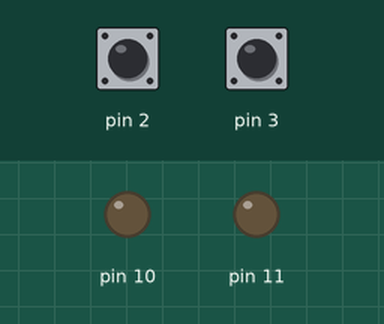
Simulated run of this sketch. Board: Arduino Uno, built with avr-gcc and run on an emulated ATmega328P. Shown: output pins drawn as LEDs (lit = HIGH). The test bench sets the inputs (shaded band); at power-on: pin 2 HIGH, pin 3 HIGH.

Above: at 1.2 s.
1.3 s: pin 2 pulled LOW for 0.15 s
At 1.37 s:
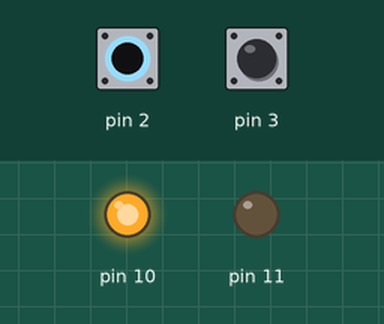
2.9 s: pin 3 pulled LOW for 0.15 s
At 2.97 s:
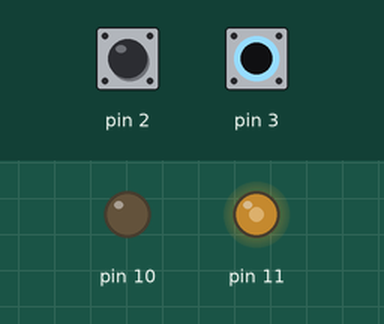
4.5 s: pin 3 pulled LOW for 3.2 s
At 8.7 s:
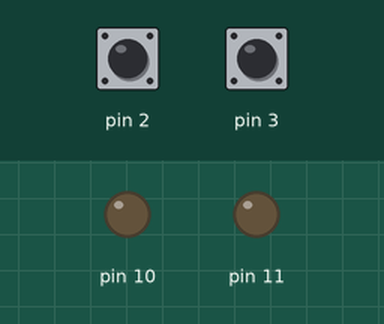
9.2 s: pin 2 pulled LOW for 1 s
At 9.8 s:
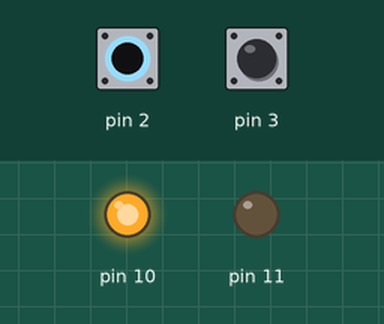
11.7 s: pin 2 pulled LOW for 3.2 s
At 15.4 s:
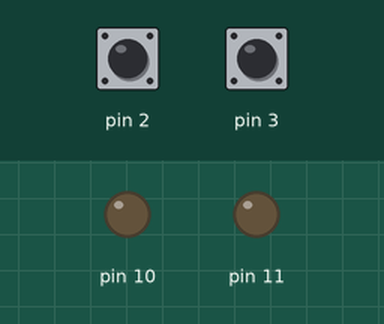
Timing chart, 0 to 16.9 s (numbered marks = the images above; inputs shaded):
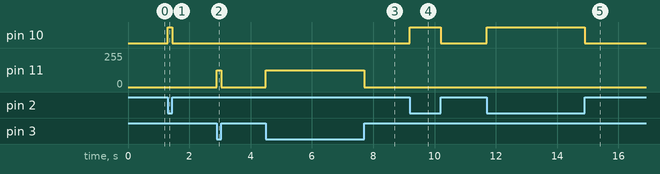

Measured:
- after the input at 1.3 s, pin 10: LOW → HIGH at once, → LOW 0.15 s later
- after the input at 2.9 s, pin 11: 0/255 → 127/255 at once, → 0/255 0.15 s later
- after the input at 4.5 s, pin 11: 0/255 → 127/255 at once, → 0/255 3.2 s later
- after the input at 9.2 s, pin 10: LOW → HIGH at once, → LOW 1.0 s later
- after the input at 11.7 s, pin 10: LOW → HIGH at once, → LOW 3.2 s later

The sketch:

linear_actuator_Wbuttons.ino
```cpp
byte speed = 0;
int RPWM = 10;
int LPWM = 11;

void setup() {
  pinMode(10, OUTPUT);
  pinMode(11, OUTPUT);
  pinMode(2, INPUT_PULLUP);
  pinMode(3, INPUT_PULLUP);

}

void loop() {
  if(digitalRead(2) == HIGH & digitalRead(3) == LOW)
  {
    // retract actuator at half speed
    speed = 127;
    analogWrite(10, 0 );
    analogWrite(11, speed);
  }
  else if(digitalRead(2) == LOW & digitalRead(3) == HIGH)
  {
    // extend actuator at full speed
    speed = 255;
    analogWrite(10, speed);
    analogWrite(11, 0);
  }
  else
  {
    // stop actuator
    analogWrite(10, 0);
    analogWrite(11, 0);
  }

}
```
